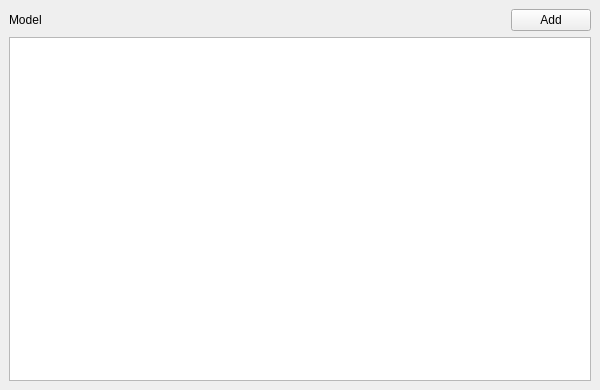
<?xml version="1.0" encoding="UTF-8"?>
<ui version="4.0">
 <class>App</class>
 <widget class="QMainWindow" name="App">
  <property name="geometry">
   <rect>
    <x>0</x>
    <y>0</y>
    <width>600</width>
    <height>390</height>
   </rect>
  </property>
  <property name="sizePolicy">
   <sizepolicy hsizetype="Preferred" vsizetype="Preferred">
    <horstretch>1</horstretch>
    <verstretch>1</verstretch>
   </sizepolicy>
  </property>
  <property name="minimumSize">
   <size>
    <width>600</width>
    <height>0</height>
   </size>
  </property>
  <property name="windowTitle">
   <string>MainWindow</string>
  </property>
  <widget class="QWidget" name="centralwidget">
   <property name="minimumSize">
    <size>
     <width>600</width>
     <height>0</height>
    </size>
   </property>
   <property name="maximumSize">
    <size>
     <width>16777215</width>
     <height>16777215</height>
    </size>
   </property>
   <layout class="QVBoxLayout" name="verticalLayout">
    <item>
     <layout class="QVBoxLayout" name="verticalLayout_2" stretch="0,1">
      <item>
       <layout class="QHBoxLayout" name="horizontalLayout">
        <item alignment="Qt::AlignLeft">
         <widget class="QLabel" name="modelLbl">
          <property name="text">
           <string>Model</string>
          </property>
         </widget>
        </item>
        <item alignment="Qt::AlignRight">
         <widget class="QPushButton" name="addBtn">
          <property name="text">
           <string>Add</string>
          </property>
         </widget>
        </item>
       </layout>
      </item>
      <item>
       <widget class="QTableView" name="modelTbl">
        <property name="sizePolicy">
         <sizepolicy hsizetype="Expanding" vsizetype="Expanding">
          <horstretch>1</horstretch>
          <verstretch>0</verstretch>
         </sizepolicy>
        </property>
       </widget>
      </item>
     </layout>
    </item>
   </layout>
  </widget>
 </widget>
 <resources/>
 <connections/>
</ui>
